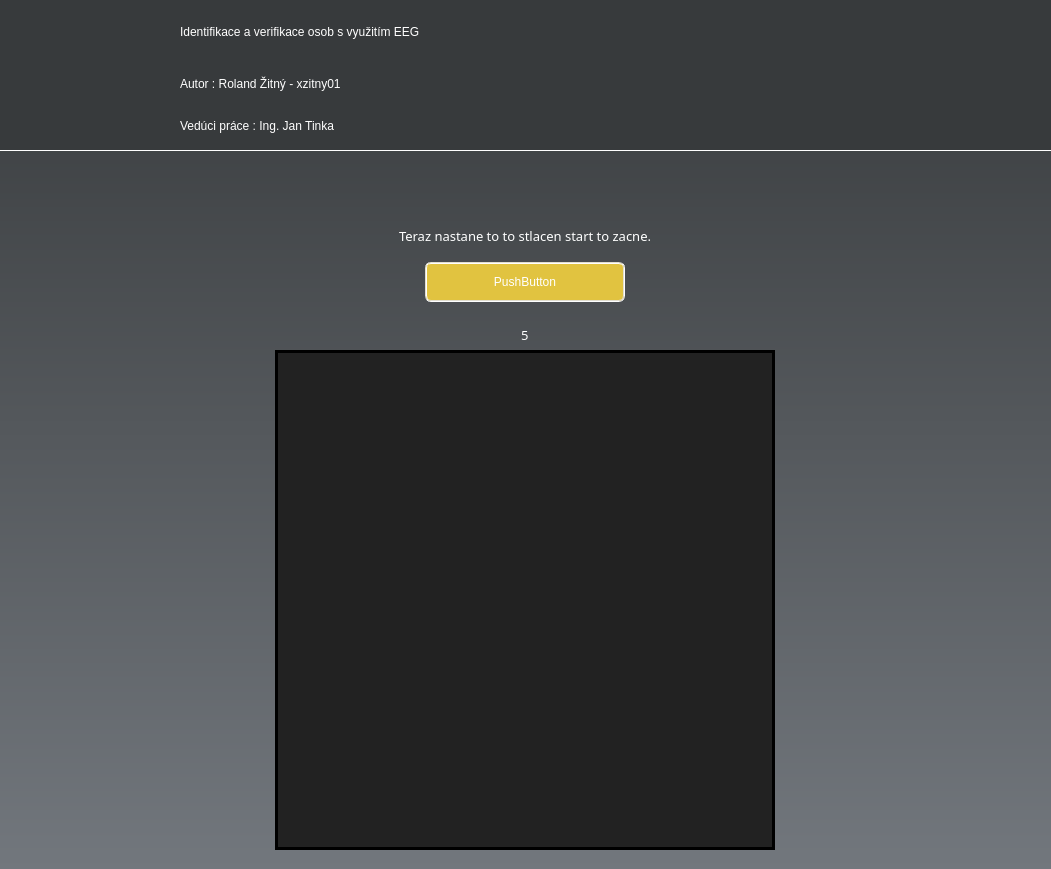
<?xml version="1.0" encoding="UTF-8"?>
<ui version="4.0">
 <class>MainWindow</class>
 <widget class="QMainWindow" name="MainWindow">
  <property name="geometry">
   <rect>
    <x>0</x>
    <y>0</y>
    <width>1051</width>
    <height>869</height>
   </rect>
  </property>
  <property name="windowTitle">
   <string>NAS</string>
  </property>
  <property name="windowIcon">
   <iconset>
    <normaloff>../../resources/icons/AppIcon.jpeg</normaloff>../../resources/icons/AppIcon.jpeg</iconset>
  </property>
  <widget class="QWidget" name="centralwidget">
   <property name="styleSheet">
    <string notr="true">background-color: qlineargradient(spread:pad, x1:0 y1:0, x2:0 y2:1, stop:0 #373a3c, stop:1 #72777d);</string>
   </property>
   <layout class="QVBoxLayout" name="verticalLayout_2">
    <property name="leftMargin">
     <number>0</number>
    </property>
    <property name="topMargin">
     <number>0</number>
    </property>
    <property name="rightMargin">
     <number>0</number>
    </property>
    <property name="bottomMargin">
     <number>10</number>
    </property>
    <item>
     <widget class="QWidget" name="Header" native="true">
      <property name="minimumSize">
       <size>
        <width>0</width>
        <height>151</height>
       </size>
      </property>
      <property name="maximumSize">
       <size>
        <width>16777215</width>
        <height>151</height>
       </size>
      </property>
      <property name="styleSheet">
       <string notr="true">background-color: #373a3c;
border-bottom: 1px solid white;</string>
      </property>
      <layout class="QGridLayout" name="gridLayout" rowstretch="0" columnstretch="0,0">
       <property name="leftMargin">
        <number>0</number>
       </property>
       <property name="topMargin">
        <number>0</number>
       </property>
       <property name="rightMargin">
        <number>0</number>
       </property>
       <property name="bottomMargin">
        <number>0</number>
       </property>
       <property name="horizontalSpacing">
        <number>30</number>
       </property>
       <item row="0" column="0">
        <widget class="QLabel" name="label">
         <property name="minimumSize">
          <size>
           <width>150</width>
           <height>150</height>
          </size>
         </property>
         <property name="maximumSize">
          <size>
           <width>150</width>
           <height>150</height>
          </size>
         </property>
         <property name="styleSheet">
          <string notr="true">border-bottom: none;</string>
         </property>
         <property name="text">
          <string/>
         </property>
         <property name="pixmap">
          <pixmap>../../resources/icons/FitIcon.png</pixmap>
         </property>
         <property name="scaledContents">
          <bool>true</bool>
         </property>
         <property name="alignment">
          <set>Qt::AlignLeading|Qt::AlignLeft|Qt::AlignTop</set>
         </property>
         <property name="margin">
          <number>1</number>
         </property>
         <property name="indent">
          <number>0</number>
         </property>
        </widget>
       </item>
       <item row="0" column="1">
        <layout class="QVBoxLayout" name="verticalLayout_3">
         <property name="spacing">
          <number>0</number>
         </property>
         <item>
          <widget class="QLabel" name="label_2">
           <property name="minimumSize">
            <size>
             <width>0</width>
             <height>60</height>
            </size>
           </property>
           <property name="maximumSize">
            <size>
             <width>16777215</width>
             <height>60</height>
            </size>
           </property>
           <property name="styleSheet">
            <string notr="true">color: rgb(255, 255, 255);
font: 63 26pt &quot;Yu Gothic UI Semibold&quot;;
border-bottom: none;</string>
           </property>
           <property name="text">
            <string>Identifikace a verifikace osob s využitím EEG</string>
           </property>
          </widget>
         </item>
         <item>
          <widget class="QLabel" name="label_3">
           <property name="maximumSize">
            <size>
             <width>16777215</width>
             <height>40</height>
            </size>
           </property>
           <property name="styleSheet">
            <string notr="true">font: 63 12pt &quot;Yu Gothic UI Semibold&quot;;
color: rgb(255, 255, 255);
border-bottom: none;</string>
           </property>
           <property name="text">
            <string>Autor : Roland Žitný - xzitny01</string>
           </property>
          </widget>
         </item>
         <item>
          <widget class="QLabel" name="label_4">
           <property name="maximumSize">
            <size>
             <width>16777215</width>
             <height>40</height>
            </size>
           </property>
           <property name="styleSheet">
            <string notr="true">font: 63 12pt &quot;Yu Gothic UI Semibold&quot;;
color: rgb(255, 255, 255);
border-bottom: none;</string>
           </property>
           <property name="text">
            <string>Vedúci práce : Ing. Jan Tinka</string>
           </property>
          </widget>
         </item>
        </layout>
       </item>
      </layout>
     </widget>
    </item>
    <item>
     <widget class="QWidget" name="StimuliInfoWidget" native="true">
      <property name="styleSheet">
       <string notr="true">background-color: rgba(255, 255, 255, 0);</string>
      </property>
      <layout class="QVBoxLayout" name="StimuliInfoLayout">
       <property name="topMargin">
        <number>60</number>
       </property>
       <item alignment="Qt::AlignHCenter|Qt::AlignVCenter">
        <widget class="QLabel" name="StimPresInfo">
         <property name="styleSheet">
          <string notr="true">font: 10pt Bahnschrift SemiBold;
color: white;</string>
         </property>
         <property name="text">
          <string>Teraz nastane to to stlacen start to zacne.</string>
         </property>
        </widget>
       </item>
       <item alignment="Qt::AlignHCenter|Qt::AlignVCenter">
        <widget class="QPushButton" name="StartRecording">
         <property name="minimumSize">
          <size>
           <width>200</width>
           <height>40</height>
          </size>
         </property>
         <property name="maximumSize">
          <size>
           <width>200</width>
           <height>40</height>
          </size>
         </property>
         <property name="styleSheet">
          <string notr="true">QPushButton{
background-color: #E1C340;
border-radius: 6px;
border-width: 2px;
border-style: groove;
border-color: #E2DED0;
font: 63 10pt &quot;Bahnschrift SemiBold&quot;;
color: white;
}

QPushButton::hover
{
background-color: #e8ce5f;
border-color: #adaa9e;
}

QPushButton::pressed {
border-width: 3px;
background-color: #e8ce5f;
border-color: #adaa9e;
}</string>
         </property>
         <property name="text">
          <string>PushButton</string>
         </property>
        </widget>
       </item>
      </layout>
     </widget>
    </item>
    <item>
     <widget class="QWidget" name="StimuliLayoutWidget" native="true">
      <property name="styleSheet">
       <string notr="true">background-color: rgba(255, 255, 255, 0);</string>
      </property>
      <layout class="QVBoxLayout" name="StimuliLayout">
       <item alignment="Qt::AlignHCenter|Qt::AlignVCenter">
        <widget class="QLabel" name="StartTimerLabel">
         <property name="styleSheet">
          <string notr="true">font: 10pt Bahnschrift SemiBold;
color: white;</string>
         </property>
         <property name="text">
          <string>5</string>
         </property>
        </widget>
       </item>
       <item alignment="Qt::AlignHCenter|Qt::AlignVCenter">
        <widget class="QLabel" name="StimuliImage">
         <property name="minimumSize">
          <size>
           <width>500</width>
           <height>500</height>
          </size>
         </property>
         <property name="maximumSize">
          <size>
           <width>500</width>
           <height>500</height>
          </size>
         </property>
         <property name="styleSheet">
          <string notr="true">background-color: rgb(34, 34, 34);
border: 3px solid black</string>
         </property>
         <property name="text">
          <string/>
         </property>
         <property name="scaledContents">
          <bool>true</bool>
         </property>
        </widget>
       </item>
      </layout>
     </widget>
    </item>
   </layout>
  </widget>
 </widget>
 <resources/>
 <connections/>
</ui>
